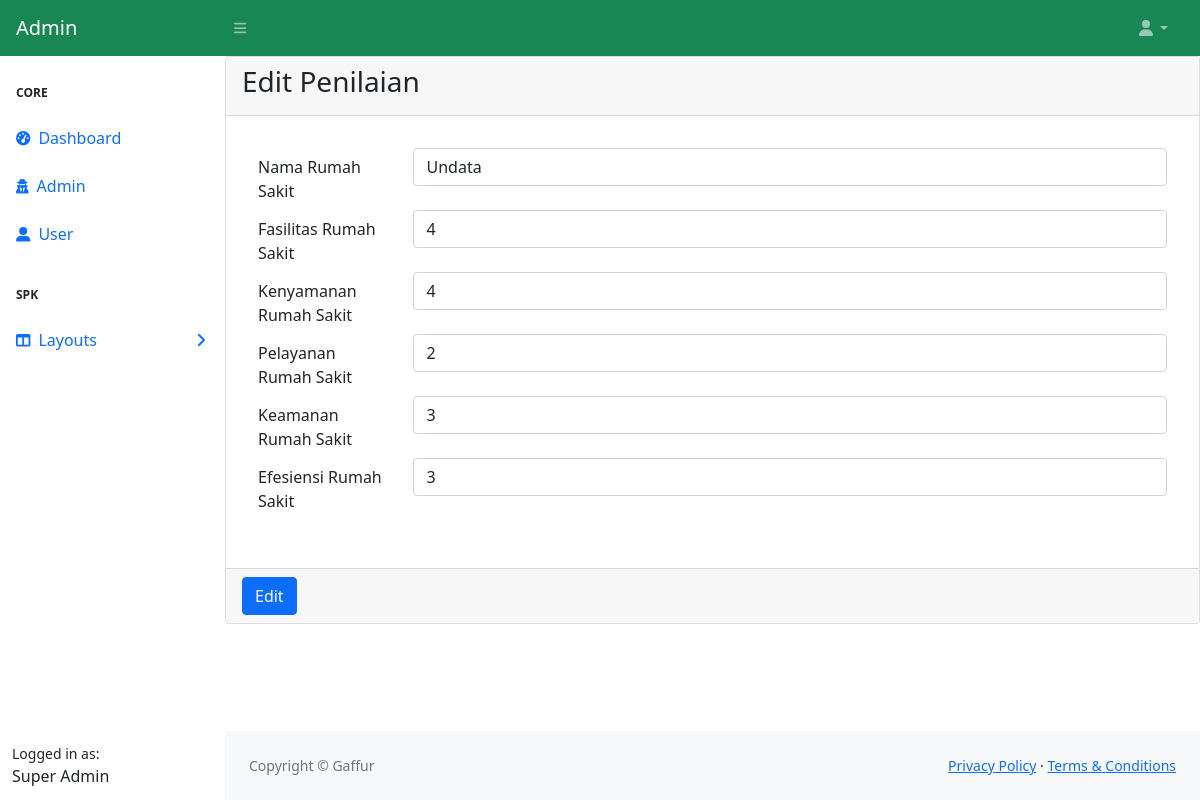
The page /admin/edit_penilaian.php?id=12 (signed in) on the database its author committed.
### tables this page shows
CREATE TABLE `penilaian` (
  `id` int(11) NOT NULL,
  `rs` varchar(125) NOT NULL,
  `fasilitas` varchar(125) NOT NULL,
  `kenyamanan` varchar(125) NOT NULL,
  `pelayanan` varchar(125) NOT NULL,
  `keamanan` varchar(125) NOT NULL,
  `efesiensi` varchar(125) NOT NULL
);

### admin/edit_penilaian.php (the view, shortened to what this page needs)
<?php include 'header.php' ?>
<?php include '../koneksi.php';
?>
<div id="layoutSidenav_content">
<main>
<div class="card">
  <div class="card-header">
    <h3 class="card-title">Edit Penilaian</h3>
  </div>
  <div class="card-body">
  <form class="form-horizontal" method="POST" action="">
          <div class="card-body">
          <div class="form-group row">
              <label for="stambuk" class="col-sm-2 col-form-label">Nama Rumah Sakit</label>
              <div class="col-sm-10">
              <select class="form-control" name="rs" requierd>
              <?php
                $id = $_GET['id'];
                $hasil = $conn->query("SELECT * FROM penilaian WHERE id='$id'");
                if ($hasil->num_rows > 0)
                {
                $row = $hasil->fetch_assoc();
                ?>
                <option value="<?= $row['rs']; ?>" selected="selected" ><?= $row['rs']; ?></option>
                </select>
              </div>
            </div>
            <div class="form-group row">
              <label for="stambuk" class="col-sm-2 col-form-label">Fasilitas Rumah Sakit</label>
              <div class="col-sm-10">
              <select class="form-control" name="fasilitas">
                    <option value="<?= $row['fasilitas']; ?>"><?= $row['fasilitas']; ?></option>
                </select>
              </div>
            </div>
            <div class="form-group row">
              <label for="nama" class="col-sm-2 col-form-label">Kenyamanan Rumah Sakit</label>
              <div class="col-sm-10">
              <select class="form-control" name="kenyamanan">
                    <option value="<?= $row['kenyamanan']; ?>"><?= $row['kenyamanan']; ?></option>
                </select>
              </div>
            </div>
            <div class="form-group row">
              <label for="nama" class="col-sm-2 col-form-label">Pelayanan Rumah Sakit</label>
              <div class="col-sm-10">
              <select class="form-control" name="pelayanan">
                    <option value="<?= $row['pelayanan']; ?>"><?= $row['pelayanan']; ?></option>
                </select>
              </div>
            </div>
            <div class="form-group row">
              <label for="nama" class="col-sm-2 col-form-label">Keamanan Rumah Sakit</label>
              <div class="col-sm-10">
              <select class="form-control" name="keamanan">
                    <option value="<?= $row['keamanan']; ?>"><?= $row['keamanan']; ?></option>
                </select>
              </div>
            </div>
            <div class="form-group row">
              <label for="nama" class="col-sm-2 col-form-label">Efesiensi Rumah Sakit</label>
              <div class="col-sm-10">
              <select class="form-control" name="efesiensi">
                    <option value="<?= $row['efesiensi']; ?>"><?= $row['efesiensi']; ?></option>
                </select>
              </div>
            </div>
            <?php } ?>
  </div>
  </div>
  <div class="card-footer">
            <button type="submit" class="btn btn-primary" name="edit">Edit</button>
  </div>
</div>
</main>
<?php include 'footer.php' ?>

### rows shown on the page
penilaian: rs "Undata", fasilitas "4", kenyamanan "4", pelayanan "2", keamanan "3", efesiensi "3"

### other values the page prints
$_SESSION['admin'] "Super Admin"
